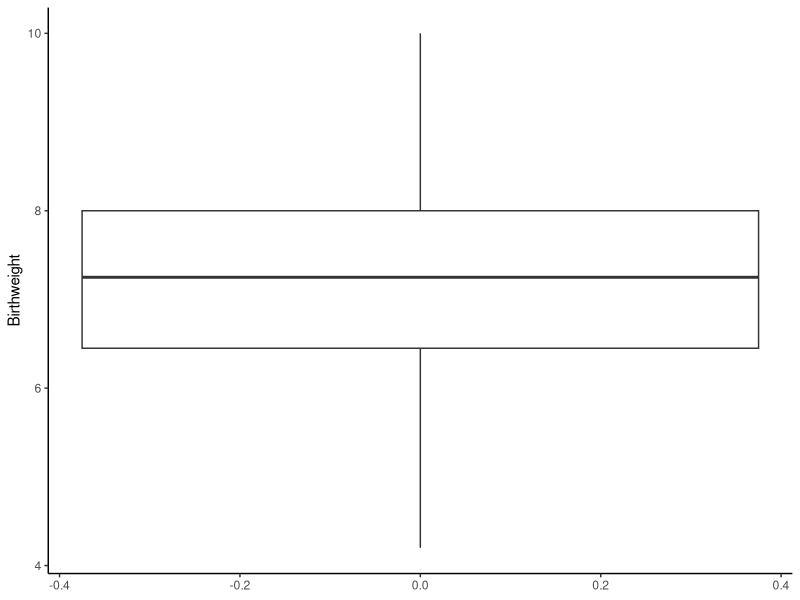

This chart was generated by the following R code: (Note: this script raises an error after producing the figure.)
## ---- chunk 1
bwt <- read.csv("./data/birthweight_reduced.csv")
head(bwt)
str(bwt)
## ---- chunk 2
bwt$smoker <- factor(bwt$smoker, levels = c(0,1), labels = c('NO','YES'))
str(bwt)
## ---- chunk 3
mean(bwt$Birthweight)
## ---- chunk 4
median(bwt$Birthweight)
## ---- chunk 5
quantile(bwt$Birthweight,p=c(0.25,0.75))
## ---- chunk 6
library(ggplot2)
bwt |> ggplot(aes(y=Birthweight)) +
  theme_classic() +
  geom_boxplot()
## ---- chunk 7
bwt |> count(smoker)
## ---- chunk 8
bwt |> group_by(smoker) |> summarise(numero=n(), media=mean(Birthweight), varianza=var(Birthweight))
## ---- chunk 9
bwt |> group_by(smoker) |> summarise(numero=n(), media=mean(Birthweight), varianza=var(Birthweight))
## ---- chunk 10
bwt |> ggplot(aes(x=smoker,y=Birthweight)) + geom_boxplot() + theme_classic()
## ---- chunk 11
df_sunny <- read.csv("./data/cities_sunny.csv")
head(df_sunny)
str(df_sunny)
## ---- chunk 12
length(unique(df_sunny$Country))
## ---- chunk 13
length(unique(df_sunny$City))
## ---- chunk 14
df_sunny |> count(City) |> filter(n>1)
## ---- chunk 15
df_sunny |> filter(City == "La Paz")
## ---- chunk 16
dim(df_sunny |> count(Country, City))
## ---- chunk 17
str(df_sunny)
df_sunny[which.max(df_sunny$Jan),c("Country","City")]
## ---- chunk 18
df_sunny |> select(Country, City, Jan) |> arrange(desc(Jan)) |> head(n=1)
## ---- chunk 19
df_sunny |> mutate(Jan_Feb_Mar = Jan + Feb + Mar) |> select(Country, City, Jan_Feb_Mar) |> arrange(desc(Jan_Feb_Mar)) |> slice_head(n=1)
## ---- chunk 20
df_sunny |> select(-Year, -'Ref.') |> pivot_longer(-c(Country, City),names_to="Month", values_to="Hours") |> group_by(Country, City) |> summarise(Year=sum(Hours)) |> ungroup() |> arrange(desc(Year)) |> slice_head(n=1)
## ---- chunk 21
df_sunny |> count(Country) |> arrange(desc(n)) |> slice_head(n=1)
## ---- chunk 22
df_sunny |> filter(Country=="Spain")
## ---- chunk 23
hours_Madrid <- df_sunny |> select(-Year, -'Ref.') |> pivot_longer(-c(Country, City),names_to="Month", values_to="Hours") |> filter(City=="Madrid") |> pull(Hours)
mean(hours_Madrid)
## ---- chunk 24
median(hours_Madrid)
